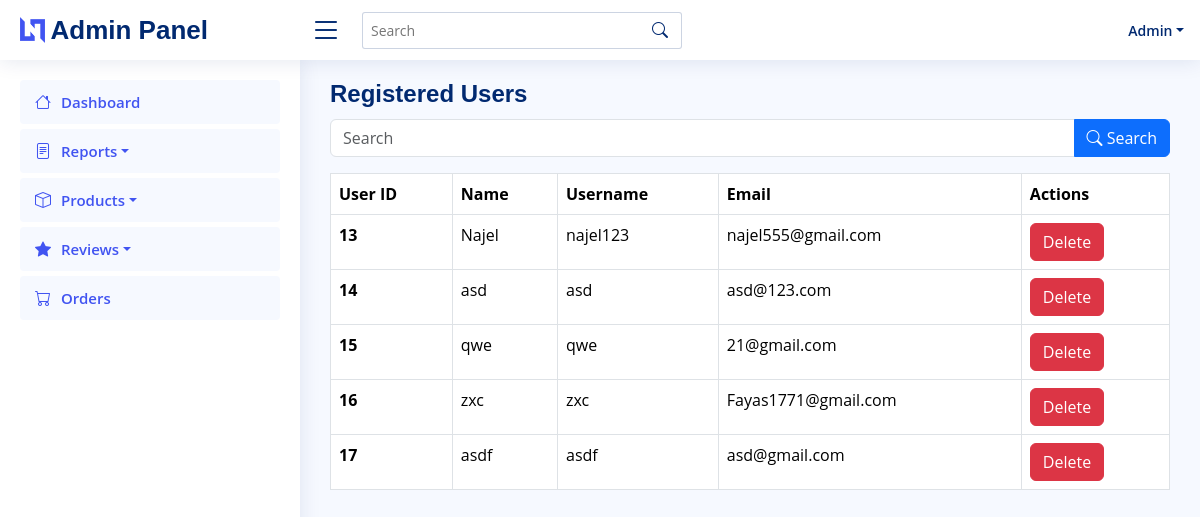
The page /registered_users/ on the database as committed earlier.
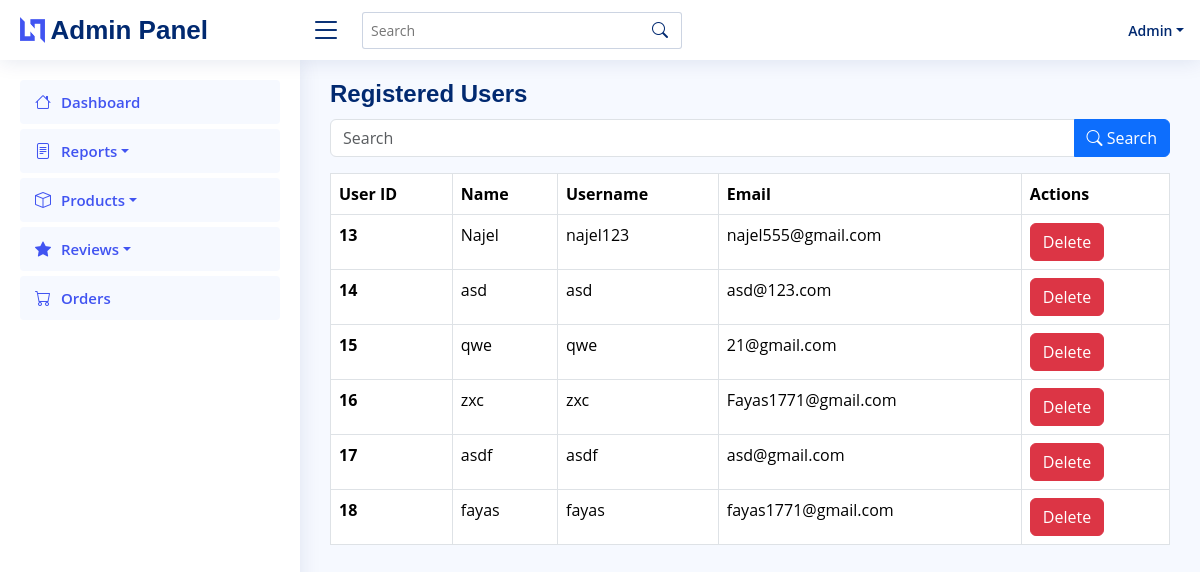
The same page on the database as committed later.
### finer/models.py (models this page shows, shortened)
class User(models.Model):
    name = models.CharField(max_length=255)
    email = models.EmailField(unique=True)
    username = models.CharField(max_length=255, unique=True)
    password = models.CharField(max_length=255)

### finer/views.py (the view, shortened to what this page needs)
# urls.py: path('registered_users/', views.registered_users, name='registered_users'),
def registered_users(request):
    search_query = request.GET.get('search', '')
    users = User.objects.filter(
        Q(name__icontains=search_query) |
        Q(username__icontains=search_query) |
        Q(email__icontains=search_query)
    )
    return render(request, 'registered-users.html', {'users': users})

### finer/templates/registered-users.html (shortened to what this page needs)
{% load static %}
<!DOCTYPE html>
<html lang="en">
<head>
<link href="{% static 'assets/vendor/bootstrap/css/bootstrap.min.css' %}" rel="stylesheet">
<link href="{% static 'assets/vendor/bootstrap-icons/bootstrap-icons.css' %}" rel="stylesheet">
<link href="{% static 'assets/vendor/boxicons/css/boxicons.min.css' %}" rel="stylesheet">
<link href="{% static 'assets/vendor/quill/quill.snow.css' %}" rel="stylesheet">
<link href="{% static 'assets/vendor/quill/quill.bubble.css' %}" rel="stylesheet">
<link href="{% static 'assets/vendor/remixicon/remixicon.css' %}" rel="stylesheet">
<link href="{% static 'assets/vendor/simple-datatables/style.css' %}" rel="stylesheet">
<link href="{% static 'assets/css/style.css' %}" rel="stylesheet">
</head>
<body>
  <header id="header" class="header fixed-top d-flex align-items-center">
    <div class="d-flex align-items-center justify-content-between">
      <a href="index.html" class="logo d-flex align-items-center">
        <img src="{% static 'assets/img/logo.png' %}" alt="">
        <span class="d-none d-lg-block">Admin Panel </span>
      </a>
      <i class="bi bi-list toggle-sidebar-btn"></i>
    </div>
    <div class="search-bar">
      <form class="search-form d-flex align-items-center" method="POST" action="#">
        <input type="text" name="query" placeholder="Search" title="Enter search keyword">
        <button type="submit" title="Search"><i class="bi bi-search"></i></button>
      </form>
    </div>
    <nav class="header-nav ms-auto">
      <ul class="d-flex align-items-center">
        <li class="nav-item dropdown">
        <li class="nav-item dropdown pe-3">
          <a class="nav-link nav-profile d-flex align-items-center pe-0" href="#" data-bs-toggle="dropdown">
            <span class="d-none d-md-block dropdown-toggle ps-2">Admin</span>
          </a>
        </li>
      </ul>
    </nav>
  </header>
  <aside id="sidebar" class="sidebar">
    <ul class="sidebar-nav" id="sidebar-nav">
    <li class="nav-item">
  <a class="nav-link" href="{%url 'admin_home' %}">
    <i class="bi bi-house"></i>
    <span>Dashboard</span>
  </a>
</li>
<li class="nav-item">
  <a class="nav-link dropdown-toggle" href="#" role="button" data-bs-toggle="dropdown" aria-haspopup="true" aria-expanded="false">
    <i class="bi bi-file-text"></i>
    <span>Reports</span>
  </a>
</li>
<li class="nav-item">
  <a class="nav-link dropdown-toggle" href="#" role="button" data-bs-toggle="dropdown" aria-haspopup="true" aria-expanded="false" id="products-link">
    <i class="bi bi-box"></i>
    <span>Products</span>
  </a>
</li>
<li class="nav-item">
  <a class="nav-link dropdown-toggle" href="#" role="button" data-bs-toggle="dropdown" aria-haspopup="true" aria-expanded="false" id="products-link">
    <i class="bi bi-star-fill"></i>
    <span>Reviews</span>
  </a>
</li>
<li class="nav-item">
  <a class="nav-link" href="{% url 'view_orders' %}">
    <i class="bi bi-cart"></i>
    <span>Orders</span>
  </a>
</li>
  </aside>
  <main id="main" class="main">
    <div class="pagetitle">
      <h1>Registered Users</h1>
    </div>
   <section class="section registered-users">
  <div class="row">
    <div class="col-lg-12">
      <form class="search-form mb-3" method="GET" action="{% url 'registered_users' %}">
        <div class="input-group">
          <input type="text" name="search" class="form-control" placeholder="Search" title="Enter search keyword" value="{{ request.GET.search }}">
          <button type="submit" class="btn btn-primary"><i class="bi bi-search"></i> Search</button>
        </div>
      </form>
    </div>
  </div>
      <div class="row">
        <div class="col-lg-12">
          <table class="table table-bordered">
            <thead>
              <tr>
                <th scope="col">User ID</th>
                <th scope="col">Name</th>
                <th scope="col">Username</th>
                <th scope="col">Email</th>
                <th scope="col">Actions</th>
              </tr>
            </thead>
            <tbody>
              {% for user in users %}
              <tr>
                <th scope="row">{{ user.id }}</th>
                <td>{{ user.name }}</td>
                <td>{{ user.username }}</td>
                <td>{{ user.email }}</td>
                <td>
                  <form method="post" action="{% url 'registered_users' %}">
                    <button type="submit" class="btn btn-danger">Delete</button>
                  </form>
                </td>
              </tr>
              {% endfor %}
            </tbody>
          </table>
        </div>
      </div>
    </section>
  </main>
</body>
</html>

### finer/static/assets/css/style.css (style rules this page uses)
:root { scroll-behavior: smooth; }
body { font-family: "Open Sans", sans-serif; background: #f6f9ff; color: #444444; }
a { color: #4154f1; text-decoration: none; }
h1, h2, h3, h4, h5, h6 { font-family: "Nunito", sans-serif; }
#main { margin-top: 60px; padding: 20px 30px; transition: all 0.3s; }
.pagetitle { margin-bottom: 10px; }
.pagetitle h1 { font-size: 24px; margin-bottom: 0; font-weight: 600; color: #012970; }
.logo { line-height: 1; }
@media (min-width: 1200px) { .logo { width: 280px; } }
.logo img { max-height: 26px; margin-right: 6px; }
.logo span { font-size: 26px; font-weight: 700; color: #012970; font-family: "Nunito", sans-serif; }
.header { transition: all 0.5s; z-index: 997; height: 60px; box-shadow: 0px 2px 20px rgba(1, 41, 112, 0.1); background-color: #fff; padding-left: 20px; }
.header .toggle-sidebar-btn { font-size: 32px; padding-left: 10px; cursor: pointer; color: #012970; }
.header .search-bar { min-width: 360px; padding: 0 20px; }
.header .search-form { width: 100%; }
.header .search-form input { border: 0; font-size: 14px; color: #012970; border: 1px solid rgba(1, 41, 112, 0.2); padding: 7px 38px 7px 8px; border-radius: 3px; transition: 0.3s; width: 100%; }
.header .search-form button { border: 0; padding: 0; margin-left: -30px; background: none; }
.header .search-form button i { color: #012970; }
.header-nav ul { list-style: none; }
.header-nav>ul { margin: 0; padding: 0; }
.header-nav .nav-profile { color: #012970; }
.header-nav .nav-profile span { font-size: 14px; font-weight: 600; }
.sidebar { position: fixed; top: 60px; left: 0; bottom: 0; width: 300px; z-index: 996; transition: all 0.3s; padding: 20px; overflow-y: auto; scrollbar-width: thin; scrollbar-color: #aab7cf transparent; box-shadow: 0px 0px 20px rgba(1, 41, 112, 0.1); background-color: #fff; }
@media (min-width: 1200px) { #main, #footer { margin-left: 300px; } }
.sidebar-nav { padding: 0; margin: 0; list-style: none; }
.sidebar-nav li { padding: 0; margin: 0; list-style: none; }
.sidebar-nav .nav-item { margin-bottom: 5px; }
.sidebar-nav .nav-link { display: flex; align-items: center; font-size: 15px; font-weight: 600; color: #4154f1; transition: 0.3; background: #f6f9ff; padding: 10px 15px; border-radius: 4px; }
.sidebar-nav .nav-link i { font-size: 16px; margin-right: 10px; color: #4154f1; }

Rows that differ between the two databases and show on the page:
added User: id "18", name "fayas", username "fayas", email "fayas1771@gmail.com"
